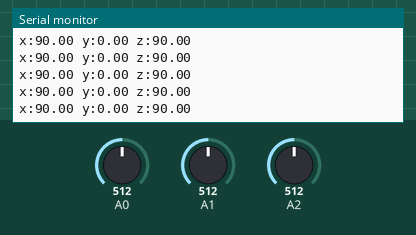
Simulated run of this sketch. Board: Arduino Uno, built with avr-gcc and run on an emulated ATmega328P. Parts: the last lines printed to the serial monitor. The test bench sets the inputs (shaded band); at power-on: A0 = 512, A1 = 512, A2 = 512.

Above: at 7.2 s.
7.3 s: A0 set to 159
At 7.62 s:
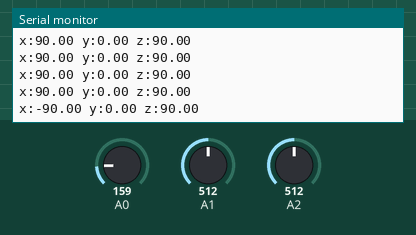
10.3 s: A0 set to 185
At 10.45 s:
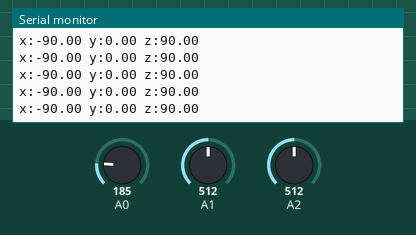
Timing chart, 0 to 12.8 s (numbered marks = the images above; inputs shaded):
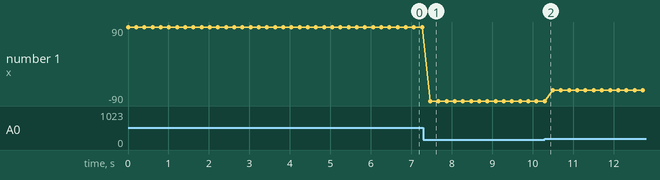

The sketch:

MMA7361_DFRobot_Example.ino
```cpp
//Arduino Sample Code
//Developed by Yuki from DFRobot.com
//Modified by Michael from DFRobot.com
//Last Modified 02/15/2012
//Version 1.0 or lower
/*
 *
 * http://www.dfrobot.com/wiki/index.php/Triple_Axis_Accelerometer_MMA7361_%28SKU:_DFR0143%29
 * http://itp.nyu.edu/physcomp/sensors/Reports/MMA7260Q
 * www.dfrobot.com/image/data/DFR0068/MMA7260QT.pdf
 * www.sparkfun.com/datasheets/Accelerometers/MMA7260Q-Rev1.pdf
 * http://www.dfrobot.com/wiki/index.php/Hardware-Mechanical
 * http://code.google.com/p/mma7361-library/
 */

void setup()
{
  Serial.begin(57600);
}
int analog_x,analog_y,analog_z;
float vol_x,vol_y,vol_z;
float add_x,add_y,add_z;
float g_x,g_y,g_z;
float degree_x,degree_y,degree_z;
void loop()
{
 analog_x=analogRead(0);
 analog_y=analogRead(1);
  analog_z=analogRead(2);
  vol_x=analog_x*5.0/1024;//convert analog_x-->voltage value(v)
  vol_y=analog_y*5.0/1024;
  vol_z=analog_z*5.0/1024;
 //range x: 0.83 - 2.41    1.62
 //      y: 0.96 - 2.53    1.74
 //      z: 0.72 - 2.23    1.48
  add_x=vol_x-1.62;//calculate the added x axis voltage value
  add_y=vol_y-1.74;
  add_z=vol_z-1.48;
  g_x=add_x/0.8;//calculate the gram value
  g_y=add_y/0.8;
  g_z=add_z/0.8;

  if(g_x<=1&&g_x>=-1) //We use this condition to prevent the overflow of asin(x).( If x>1 or x<-1, asin(x)=0)
  {
  degree_x=asin(g_x)*180.0/PI;//calculate the degree value
  degree_y=asin(g_y)*180.0/PI;
  degree_z=asin(g_z)*180.0/PI;
  }
  //fix the overflow condition
  if(g_x>1)
  degree_x=90;
    if(g_x<-1)
  degree_x=-90;
    if(g_y>1)
  degree_y=90;
    if(g_y<-1)
  degree_y=-90;
    if(g_z>1)
  degree_z=90;
    if(g_z<-1)
  degree_z=-90;
 //#########################
 //print
  Serial.print("x:");
  Serial.print(degree_x);
  Serial.print(" y:");
  Serial.print(degree_y);
  Serial.print(" z:");
  Serial.println(degree_z);
  delay(200);

}
```

Measured:
- after the input at 7.3 s, the serial monitor: prints a new line after 0.17 s (image 1)
- plotted number 1: 90 → -90 after the input at 7.3 s, -90 → -63.62 after the input at 10.3 s
